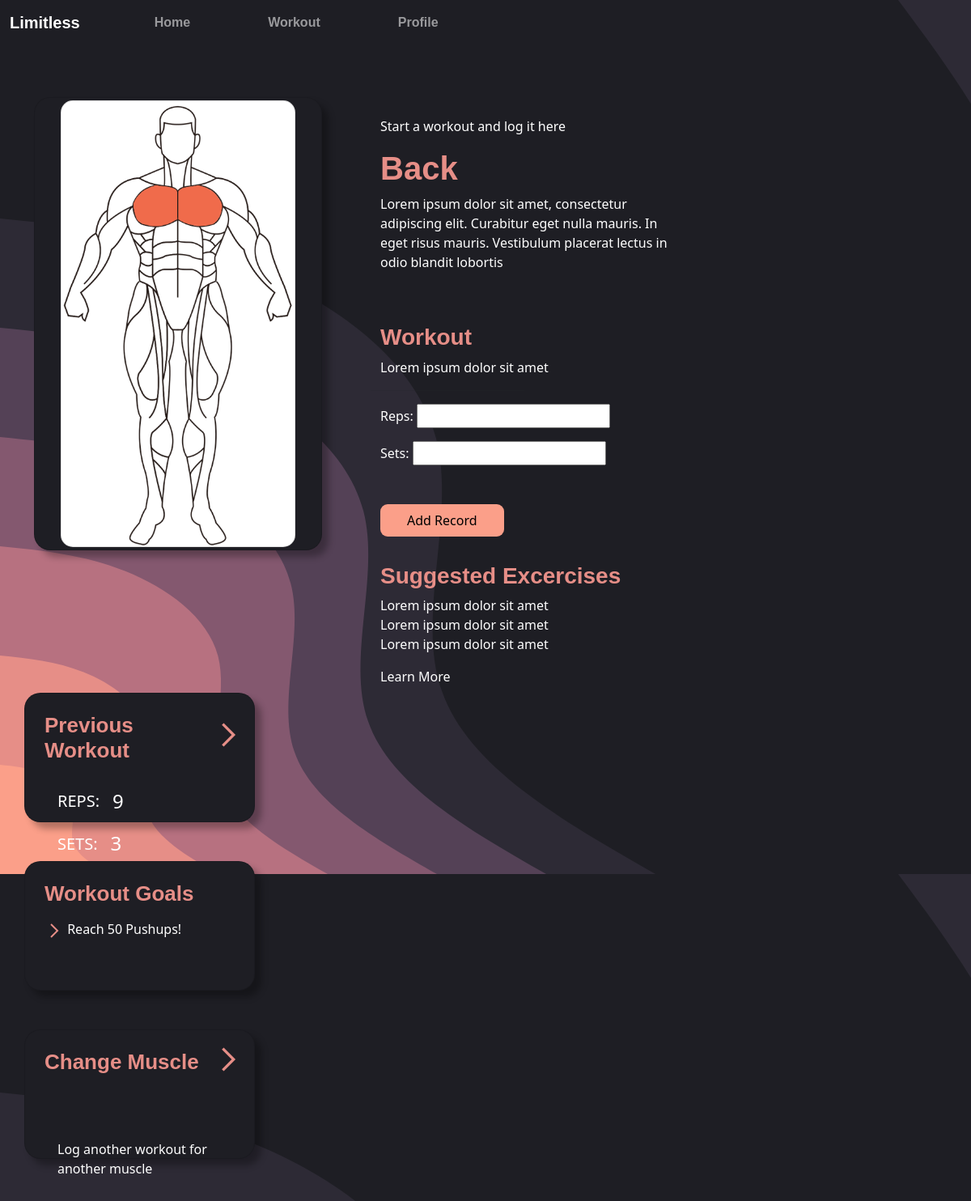
Before: /workout/back/back/ (signed in) with the older database file.
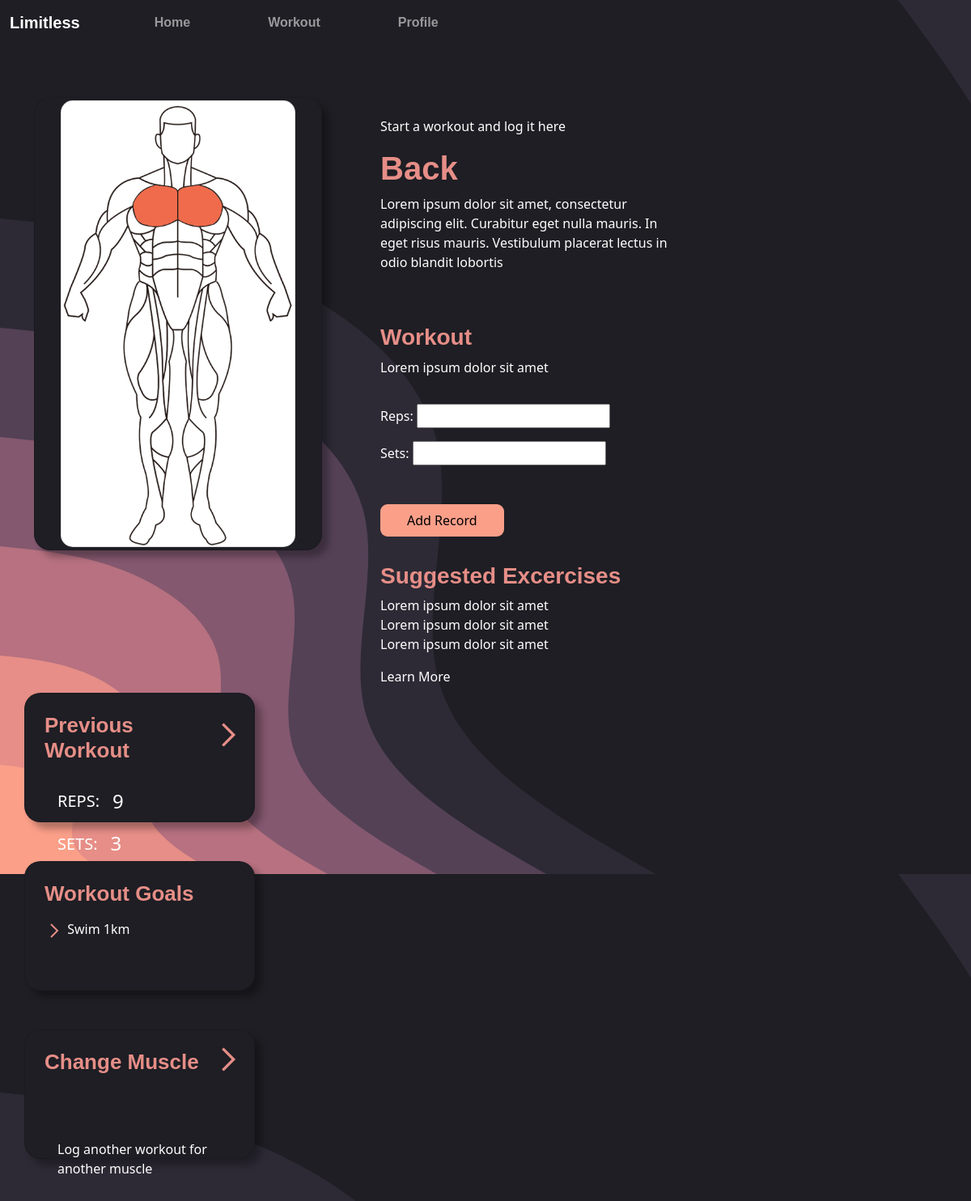
After: the same page with the newer database file.
### homepage/models.py (models this page shows, shortened)
class Goal(models.Model):
    user = models.ForeignKey(User, on_delete=models.CASCADE)
    description = models.TextField()
    target_sets = models.IntegerField(default=0)
    completed_sets = models.IntegerField(default=0)
    target_workouts = models.IntegerField(default=0)
    completed_workouts = models.IntegerField(default=0)
    created_at = models.DateTimeField(auto_now_add=True)
    completed = models.BooleanField(default=False)  # New field to track completion

### homepage/views.py (the view)
# urls.py: path('workout/back/<str:muscle>/', back_workout, name='back_workout'),
@login_required
def back_workout(request, muscle):
    recent_workout = WorkoutRecord.objects.filter(user=request.user, workout_type=muscle).order_by('-created_at').first()
    incomplete_goals = Goal.objects.filter(user=request.user, completed=False).order_by('-created_at')[:3]
    return handle_workout_request(request, muscle, recent_workout, incomplete_goals)

### homepage/forms.py
class WorkoutRecordForm(forms.ModelForm):
    class Meta:
        model = WorkoutRecord
        exclude = ['workout_type','username','user']

### homepage/views.py (called while the page is built)
def handle_workout_request(request, muscle, recent_workout=None, incomplete_goals=None):
    if request.method == 'POST':
        form = WorkoutRecordForm(request.POST)
        if form.is_valid():
            save_workout_record(request.user, muscle, form)
            return redirect('success_page')
    else:
        form = WorkoutRecordForm()
    return render(request, f'workouts/{muscle}_workout.html', {'form': form, 'recent_workout': recent_workout, 'incomplete_goals': incomplete_goals})

### homepage/templates/workouts/back_workout.html (shortened to what the changed rows need)
{% load static %}
<!DOCTYPE html>
<html lang="en">
<head>
    <link rel="stylesheet" href="https://cdn.jsdelivr.net/npm/bootstrap@5.0.0/dist/css/bootstrap.min.css">
    <link rel="stylesheet" href="{% static 'workouts/workout.css' %}">
    <link rel="stylesheet" href="{% static 'navbar/navbar.css' %}">
    <link rel="stylesheet" href="https://use.typekit.net/pnx2otr.css">
    <link rel="stylesheet" href="https://use.typekit.net/pnx2otr.css">
</head>
<body>
    <div class="container w-100 mt-4">
        <div class="row" style="margin-top: 8vh;">
            <div class="col-md-4 ml-4" style="margin-left: 3rem; margin-right: 3rem;">
                <div class="row mt-4 mb-5">
                    <h1 class="muscle-title">Back</h1>
                </div>
            </div>
            <div class="col-md-3">
                <div class="row mb-5">
                    <div class="card side-card" style="padding-left: 1.5rem;">
                        <div class="card-body p-0">
                            <ul class="p-0">
                                {% for goal in incomplete_goals %}
                                <img class="list-arrow" src="{% static 'homepage/arrow.svg' %}">
                                <span>{{ goal.description }}</span>
                                {% endfor %}
                            </ul>
                        </div>
                    </div>
                </div>
            </div>
        </div>
    </div>
</body>
</html>

Changed rows visible on the page:
no longer on this page (row edited): Goal: description "Reach 50 Pushups!"
added Goal: description "Swim 1km"
